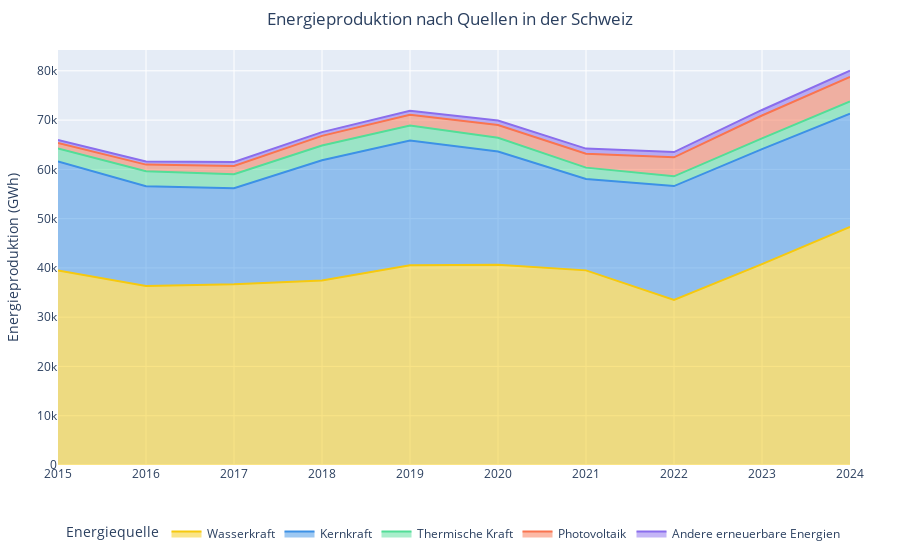

Here is the notebook cell this chart was saved with:
### Markdown cell above
## Flächenchart: Energieproduktion nach Quellen
Das folgende Diagramm zeigt die Entwicklung der Energieproduktion nach Quellen in der Schweiz.

### Code cell
# Flächenchart erstellen
fig = px.area(
    energy_data_melted,
    x='Jahr',
    y='Wert',
    color='Energiequelle',
    title='Energieproduktion nach Quellen in der Schweiz',
    labels={'Wert': 'Energieproduktion (GWh)', 'Jahr': '', 'Energiequelle': 'Energiequelle'},
    color_discrete_sequence=['#f6c90e', '#3c91e6', '#52de97', '#fa744f', '#8a6ded']  # Konsistente Farben
)

# Layout anpassen
fig.update_layout(
    title=dict(x=0.5),  # Titel zentrieren
    yaxis_title='Energieproduktion (GWh)',
    legend_title='Energiequelle',
    font=dict(size=12),
    margin=dict(t=50, b=50, l=50, r=50),
    legend=dict(orientation="h", yanchor="bottom", y=-0.2, xanchor="center", x=0.5)  # Legende unten zentrieren
)

# Diagramm anzeigen
fig.show()

# Diagramm speichern
fig.write_html('../docs/assets/diagramme/solar_vs_other_energy_sources.html')

### Figure 1 — Plotly figure (JSON) as saved in the notebook; plotly's stock layout.template omitted (floating-point values rounded to 4 significant figures)
{"data": [{"fillpattern": {"shape": ""}, "hovertemplate": "Energiequelle=Wasserkraft<br>=%{x}<br>Energieproduktion (GWh)=%{y}<extra></extra>", "legendgroup": "Wasserkraft", "line": {"color": "#f6c90e"}, "marker": {"symbol": "circle"}, "mode": "lines", "name": "Wasserkraft", "orientation": "v", "showlegend": true, "stackgroup": "1", "type": "scatter", "x": ["2015", "2016", "2017", "2018", "2019", "2020", "2021", "2022", "2023", "2024"], "xaxis": "x", "y": [39486, 36326, 36666, 37428, 40556, 40616, 39500, 33501, 40780, 48308], "yaxis": "y"}, {"fillpattern": {"shape": ""}, "hovertemplate": "Energiequelle=Kernkraft<br>=%{x}<br>Energieproduktion (GWh)=%{y}<extra></extra>", "legendgroup": "Kernkraft", "line": {"color": "#3c91e6"}, "marker": {"symbol": "circle"}, "mode": "lines", "name": "Kernkraft", "orientation": "v", "showlegend": true, "stackgroup": "1", "type": "scatter", "x": ["2015", "2016", "2017", "2018", "2019", "2020", "2021", "2022", "2023", "2024"], "xaxis": "x", "y": [22095, 20235, 19499, 24414, 25280, 22990, 18530, 23113, 23334, 22976], "yaxis": "y"}, {"fillpattern": {"shape": ""}, "hovertemplate": "Energiequelle=Thermische Kraft<br>=%{x}<br>Energieproduktion (GWh)=%{y}<extra></extra>", "legendgroup": "Thermische Kraft", "line": {"color": "#52de97"}, "marker": {"symbol": "circle"}, "mode": "lines", "name": "Thermische Kraft", "orientation": "v", "showlegend": true, "stackgroup": "1", "type": "scatter", "x": ["2015", "2016", "2017", "2018", "2019", "2020", "2021", "2022", "2023", "2024"], "xaxis": "x", "y": [2661, 3069, 2851, 3008, 3050, 2791, 2320, 1970, 2191, 2493], "yaxis": "y"}, {"fillpattern": {"shape": ""}, "hovertemplate": "Energiequelle=Photovoltaik<br>=%{x}<br>Energieproduktion (GWh)=%{y}<extra></extra>", "legendgroup": "Photovoltaik", "line": {"color": "#fa744f"}, "marker": {"symbol": "circle"}, "mode": "lines", "name": "Photovoltaik", "orientation": "v", "showlegend": true, "stackgroup": "1", "type": "scatter", "x": ["2015", "2016", "2017", "2018", "2019", "2020", "2021", "2022", "2023", "2024"], "xaxis": "x", "y": [1119, 1333, 1683, 1945, 2178, 2599, 2842, 3858, 4624, 4993], "yaxis": "y"}, {"fillpattern": {"shape": ""}, "hovertemplate": "Energiequelle=Andere erneuerbare Energien<br>=%{x}<br>Energieproduktion (GWh)=%{y}<extra></extra>", "legendgroup": "Andere erneuerbare Energien", "line": {"color": "#8a6ded"}, "marker": {"symbol": "circle"}, "mode": "lines", "name": "Andere erneuerbare Energien", "orientation": "v", "showlegend": true, "stackgroup": "1", "type": "scatter", "x": ["2015", "2016", "2017", "2018", "2019", "2020", "2021", "2022", "2023", "2024"], "xaxis": "x", "y": [597, 653, 789, 763, 831, 928, 1023, 1063, 1125, 1244], "yaxis": "y"}], "layout": {"font": {"size": 12}, "legend": {"orientation": "h", "title": {"text": "Energiequelle"}, "tracegroupgap": 0, "x": 0.5, "xanchor": "center", "y": -0.2, "yanchor": "bottom"}, "margin": {"b": 50, "l": 50, "r": 50, "t": 50}, "title": {"text": "Energieproduktion nach Quellen in der Schweiz", "x": 0.5}, "xaxis": {"anchor": "y", "domain": [0, 1], "title": {"text": ""}}, "yaxis": {"anchor": "x", "domain": [0, 1], "title": {"text": "Energieproduktion (GWh)"}}}}
